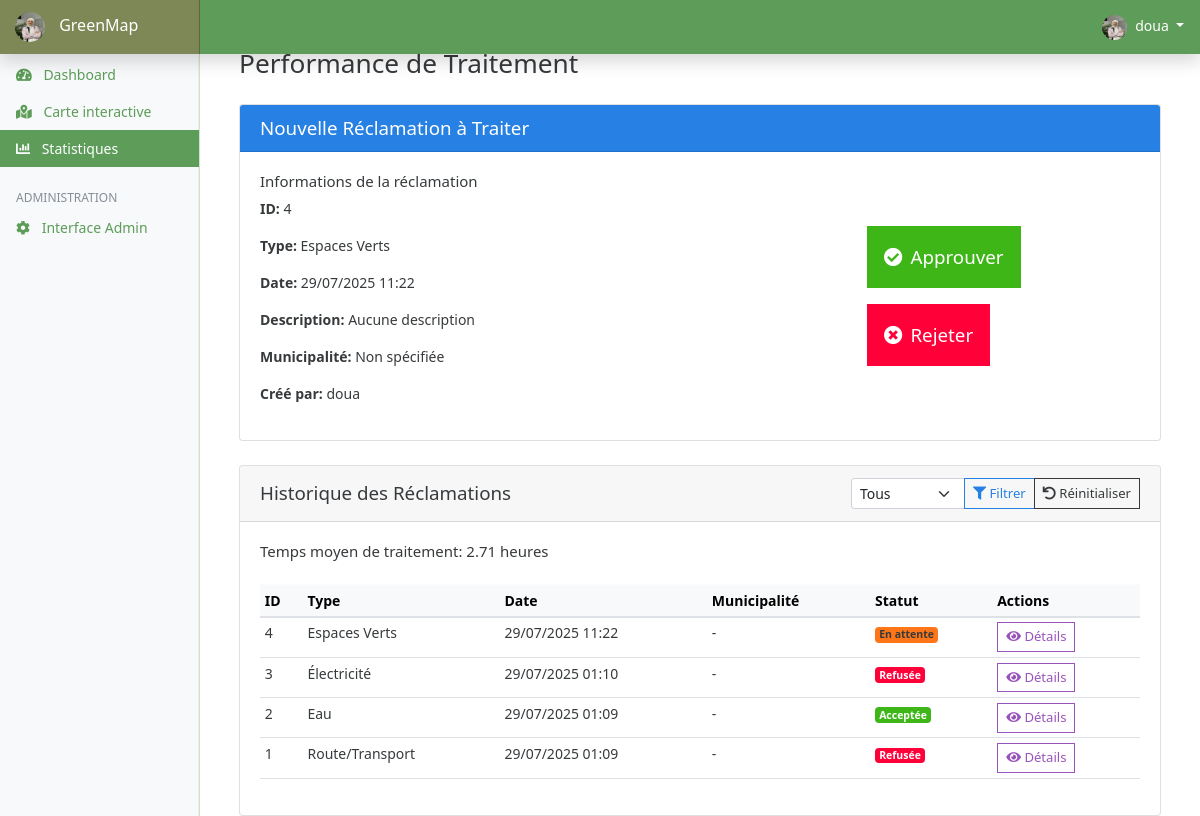
Page /stats/ (signed in) on the earlier database version.
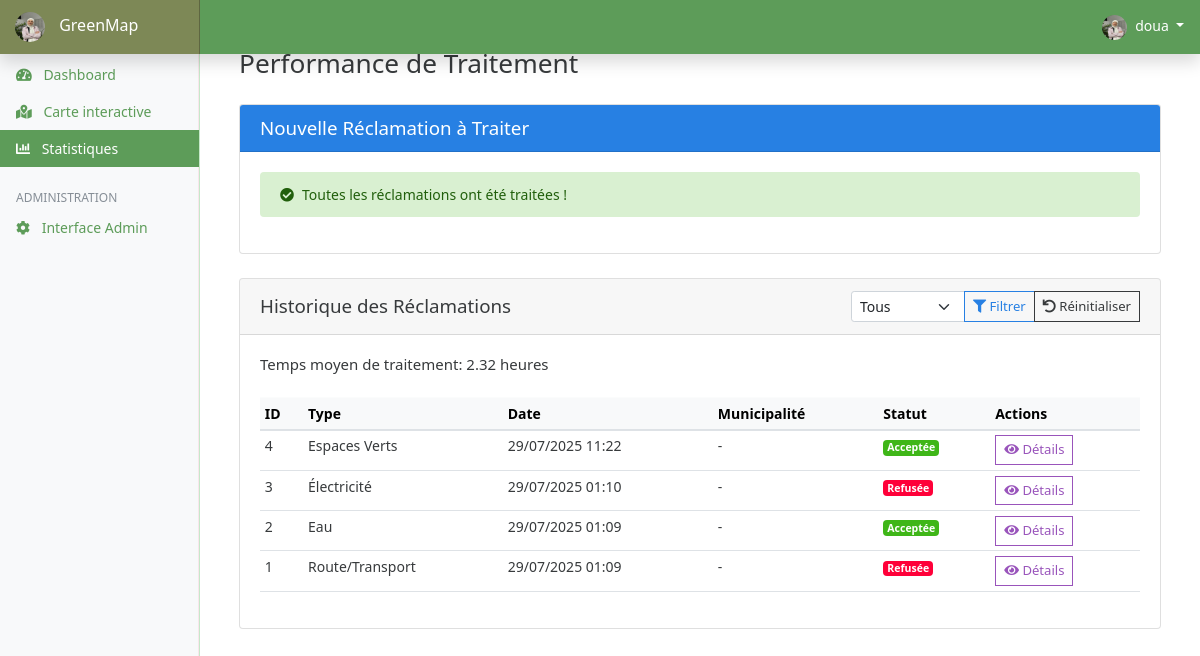
Same page on the later database version.
### claims/models.py (models this page shows, shortened)
class Claim(models.Model):
    STATUS_CHOICES = [
        ('pending', 'En attente'),
        ('accepted', 'Acceptée'),
        ('rejected', 'Rejetée'),
    ]
    title = models.CharField(max_length=200)
    description = models.TextField(blank=True)  # Add this line
    created_by = models.ForeignKey(User, on_delete=models.CASCADE)
    claim_type = models.ForeignKey(ClaimType, on_delete=models.SET_NULL, null=True)
    status = models.CharField(max_length=10, choices=STATUS_CHOICES, default='pending')
    created_at = models.DateTimeField(auto_now_add=True)
    updated_at = models.DateTimeField(auto_now=True)
    location_lat = models.FloatField(null=True, blank=True, verbose_name="Latitude")
    location_lng = models.FloatField(null=True, blank=True, verbose_name="Longitude")
    municipality = models.ForeignKey(
        Municipality,
        on_delete=models.SET_NULL,
        null=True,
        blank=True,
        verbose_name="Municipalité concernée"
    )
    class Meta:
        ordering = ['-created_at']
        verbose_name = 'Réclamation'
        verbose_name_plural = 'Réclamations'

class ClaimType(models.Model):
    name = models.CharField(max_length=100)

### claims/views.py (the view)
# urls.py: path('stats/', views.claim_stats, name='claims_stats'),
@login_required
def claim_stats(request):
    new_reclamation = Claim.objects.filter(status='pending').order_by('created_at').first()
    total_claims = Claim.objects.count()
    pending = Claim.objects.filter(status='pending').count()
    accepted = Claim.objects.filter(status='accepted').count()
    rejected = Claim.objects.filter(status='rejected').count()
    claims_by_type = (
        Claim.objects.values('claim_type__name')
        .annotate(total=Count('id'))
        .order_by('-total')
    )
    end_date = timezone.now().date()
    start_date = end_date - timedelta(days=30)
    date_counts = defaultdict(int)
    current_date = start_date
    while current_date <= end_date:
        date_counts[current_date.strftime('%Y-%m-%d')] = 0
        current_date += timedelta(days=1)
    daily_claims = (
        Claim.objects
        .filter(created_at__date__gte=start_date, created_at__date__lte=end_date)
        .extra({'date': "date(created_at)"})
        .values('date')
        .annotate(count=Count('id'))
    )
    for item in daily_claims:
        date_counts[item['date']] = item['count']
    sorted_dates = sorted(date_counts.items())
    dates = [date for date, count in sorted_dates]
    daily_counts = [count for date, count in sorted_dates]
    avg_processing_time = None
    processed_claims = Claim.objects.filter(
        Q(status='accepted') | Q(status='rejected'),
        created_at__isnull=False,
        updated_at__isnull=False
    )
    if processed_claims.exists():
        avg_hours = sum(
            (claim.updated_at - claim.created_at).total_seconds() / 3600
            for claim in processed_claims
        ) / processed_claims.count()
        avg_processing_time = round(avg_hours, 2)
    context = {
        'total_claims': total_claims,
        'pending': pending,
        'accepted': accepted,
        'rejected': rejected,
        'claims_by_type': claims_by_type,
        'dates': dates,
        'daily_counts': daily_counts,
        'new_reclamation': new_reclamation,
        'total_claims': total_claims,
        'reclamations': Claim.objects.all().order_by('-created_at')[:10],
        'avg_processing_time': avg_processing_time,
    }
    return render(request, 'claims/stats.html', context)

### templates/claims/stats.html (shortened to what the changed rows need)
{% extends 'base.html' %}
{% load static %}
{% block content %}
<div class="container-fluid">
    <h1 class="h3 mb-4">Performance de Traitement</h1>
    <div class="card mb-4">
        <div class="card-body">
            {% if new_reclamation %}
            <div class="row">
                <div class="col-md-8">
                    <div class="mb-3">
                        <h6>Informations de la réclamation</h6>
                        <p><strong>ID:</strong> {{ new_reclamation.id }}</p>
                        <p><strong>Type:</strong> {{ new_reclamation.claim_type.name|default:"Non spécifié" }}</p>
                        <p><strong>Date:</strong> {{ new_reclamation.created_at|date:"d/m/Y H:i" }}</p>
                        <p><strong>Description:</strong> {{ new_reclamation.description|default:"Aucune description" }}</p>
                        <p><strong>Municipalité:</strong> {{ new_reclamation.municipality.name|default:"Non spécifiée" }}</p>
                        <p><strong>Créé par:</strong> {{ new_reclamation.created_by.username }}</p>
                    </div>
                </div>
                <div class="col-md-4 d-flex align-items-center">
                    <div class="d-grid gap-3 w-100">
                        <form method="post" action="{% url 'update_claim_status' new_reclamation.id 'accepted' %}">
                            <button type="submit" class="btn btn-success btn-lg py-3">
                                <i class="fas fa-check-circle me-2"></i>Approuver
                            </button>
                        </form>
                        <form method="post" action="{% url 'update_claim_status' new_reclamation.id 'rejected' %}">
                            <button type="submit" class="btn btn-danger btn-lg py-3">
                                <i class="fas fa-times-circle me-2"></i>Rejeter
                            </button>
                        </form>
                    </div>
                </div>
            </div>
            {% else %}
            <div class="alert alert-success">
                <i class="fas fa-check-circle me-2"></i>Toutes les réclamations ont été traitées !
            </div>
            {% endif %}
        </div>
    </div>
    <div class="card">
        <div class="card-body">
            {% if avg_processing_time %}
            <div class="mb-4">
                <h6>Temps moyen de traitement: {{ avg_processing_time }} heures</h6>
            </div>
            {% endif %}
            <div class="table-responsive">
                <table class="table table-sm table-hover">
                    <thead class="table-light">
                        <tr>
                            <th>ID</th>
                            <th>Type</th>
                            <th>Date</th>
                            <th>Municipalité</th>
                            <th>Statut</th>
                            <th>Actions</th>
                        </tr>
                    </thead>
                    <tbody>
                        {% for reclamation in reclamations %}
                        <tr class="status-{{ reclamation.status }}">
                            <td>{{ reclamation.id }}</td>
                            <td>{{ reclamation.claim_type.name|default:"-" }}</td>
                            <td>{{ reclamation.created_at|date:"d/m/Y H:i" }}</td>
                            <td>{{ reclamation.municipality.name|default:"-" }}</td>
                            <td>
                                {% if reclamation.status == 'accepted' %}
                                    <span class="badge bg-success">Acceptée</span>
                                {% elif reclamation.status == 'rejected' %}
                                    <span class="badge bg-danger">Refusée</span>
                                {% else %}
                                    <span class="badge bg-warning text-dark">En attente</span>
                                {% endif %}
                            </td>
                            <td>
                                <button class="btn btn-sm btn-outline-info view-details" data-id="{{ reclamation.id }}">
                                    <i class="fas fa-eye"></i> Détails
                                </button>
                            </td>
                        </tr>
                        {% empty %}
                        <tr>
                            <td colspan="6" class="text-center">Aucune réclamation trouvée</td>
                        </tr>
                        {% endfor %}
                    </tbody>
                </table>
            </div>
        </div>
    </div>
</div>
{% endblock %}

Differences in the rows shown:
changed Claim "Espaces Verts": id "4" → (not shown); claim_type.name "Espaces Verts" → (not shown); created_at "29/07/2025 11:22" → (not shown); description "Aucune description" → (not shown); municipality.name "Non spécifiée" → (not shown); created_by.username "doua" → (not shown); status "En attente" → "Acceptée"
Other differences:
{{ avg_processing_time }}: "2.71" → "2.32"
text no longer shown: "Informations de la réclamation ID: Type: Date: Description: Municipalité: Créé par: Approuver Rejeter"
text now shown: "Toutes les réclamations ont été traitées !"
